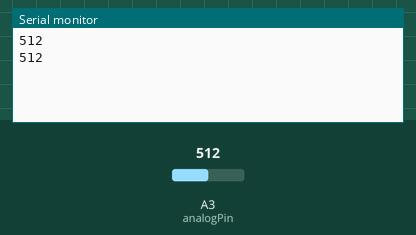
The sketch below on a simulated Arduino Uno, built with avr-gcc and run on an emulated ATmega328P. Shown: the last lines printed to the serial monitor. Inputs (shaded band) come from the test bench; at power-on: A3 (analogPin) = 512.

Above: at 1.8 s.
1.9 s: A3 (analogPin) set to 716
At 2.8 s:
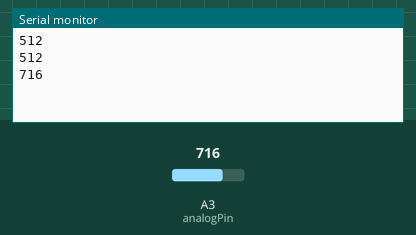
3.4 s: A3 (analogPin) set to 900
At 4.4 s:
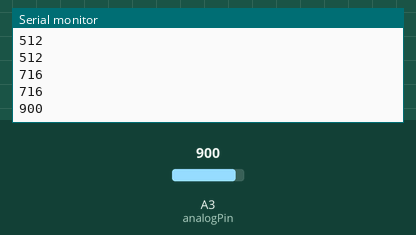
Timing chart, 0 to 6.4 s (numbered marks = the images above; inputs shaded):
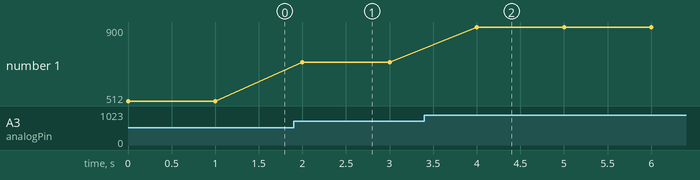

Measured:
- after the input at 1.9 s, the serial monitor: prints a new line after 0.10 s (image 1)
- after the input at 3.4 s, the serial monitor: prints a new line after 0.60 s (image 2)
- plotted number 1: 512 → 716 after the input at 1.9 s, 716 → 900 after the input at 3.4 s

The sketch:

AnalogeRead.ino
```cpp
int analogPin = 3;

void setup() {
  // put your setup code here, to run once:

  Serial.begin(9600);
}

void loop() {
  // put your main code here, to run repeatedly:

  Serial.println(analogRead(analogPin));

  delay(1000);

}
```
